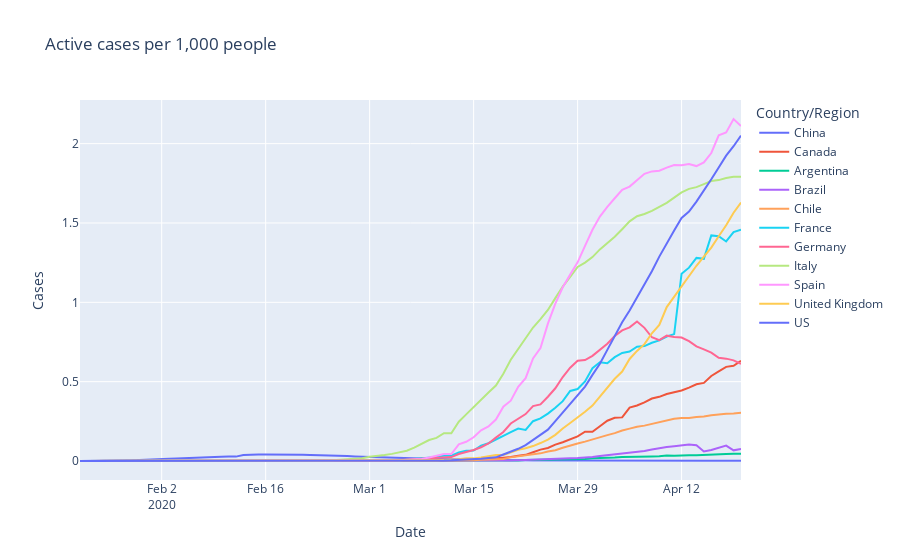

Source (notebook cell):
### Markdown cell above
### Normalization of cases for comparison

### Code cell
meta = prepare_metadata('Active')
#meta_to_html(meta)
active_norm = normalize(active,n) 
#death_norm.plot(title=title) 
#plot_with_plotly(active_norm,meta)
timeseries_with_plotly(active_norm,meta)
